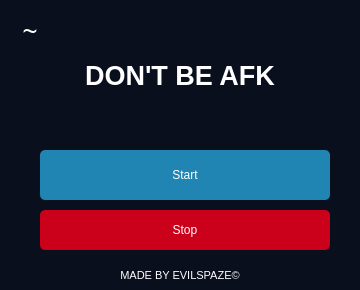
<?xml version="1.0" encoding="UTF-8"?>
<ui version="4.0">
 <class>Form</class>
 <widget class="QWidget" name="Form">
  <property name="geometry">
   <rect>
    <x>0</x>
    <y>0</y>
    <width>360</width>
    <height>290</height>
   </rect>
  </property>
  <property name="minimumSize">
   <size>
    <width>360</width>
    <height>290</height>
   </size>
  </property>
  <property name="maximumSize">
   <size>
    <width>360</width>
    <height>290</height>
   </size>
  </property>
  <property name="windowTitle">
   <string>Form</string>
  </property>
  <property name="styleSheet">
   <string notr="true">background-color: rgb(10, 15, 30);</string>
  </property>
  <widget class="QStackedWidget" name="Windows">
   <property name="geometry">
    <rect>
     <x>0</x>
     <y>0</y>
     <width>360</width>
     <height>290</height>
    </rect>
   </property>
   <property name="currentIndex">
    <number>0</number>
   </property>
   <widget class="QWidget" name="main_win">
    <widget class="QPushButton" name="start_btn">
     <property name="geometry">
      <rect>
       <x>40</x>
       <y>150</y>
       <width>290</width>
       <height>50</height>
      </rect>
     </property>
     <property name="styleSheet">
      <string notr="true">QPushButton#start_btn{
	background-color: rgb(33, 133, 179);
	color: rgb(255, 255, 255);
	border-radius: 5px;
}

QPushButton#start_btn:hover{
	background-color: rgb(144, 65, 255);
	color: rgb(255, 255, 255);
}

QPushButton#start_btn:pressed{
	background-color: rgb(255, 255, 255);
	color: rgb(10, 15, 30);
}</string>
     </property>
     <property name="text">
      <string>Start</string>
     </property>
    </widget>
    <widget class="QPushButton" name="stop_btn">
     <property name="geometry">
      <rect>
       <x>40</x>
       <y>210</y>
       <width>290</width>
       <height>40</height>
      </rect>
     </property>
     <property name="styleSheet">
      <string notr="true">QPushButton#stop_btn{
	background-color: rgb(203, 0, 27);
	color: rgb(255, 255, 255);
	border-radius: 5px;
}

QPushButton#stop_btn:hover{
	
	background-color: rgb(113, 8, 62);
	color: rgb(255, 255, 255);
}

QPushButton#stop_btn:pressed{
	background-color: rgb(255, 255, 255);
	color: rgb(10, 15, 30);
}</string>
     </property>
     <property name="text">
      <string>Stop</string>
     </property>
    </widget>
    <widget class="QLabel" name="title_main">
     <property name="geometry">
      <rect>
       <x>0</x>
       <y>50</y>
       <width>360</width>
       <height>50</height>
      </rect>
     </property>
     <property name="font">
      <font>
       <pointsize>20</pointsize>
       <weight>75</weight>
       <bold>true</bold>
      </font>
     </property>
     <property name="styleSheet">
      <string notr="true">color: rgb(255, 255, 255);</string>
     </property>
     <property name="text">
      <string>DON'T BE AFK</string>
     </property>
     <property name="alignment">
      <set>Qt::AlignCenter</set>
     </property>
    </widget>
    <widget class="QLabel" name="made_by_label">
     <property name="geometry">
      <rect>
       <x>0</x>
       <y>260</y>
       <width>360</width>
       <height>30</height>
      </rect>
     </property>
     <property name="font">
      <font>
       <pointsize>8</pointsize>
       <weight>50</weight>
       <bold>false</bold>
      </font>
     </property>
     <property name="styleSheet">
      <string notr="true">color: rgb(255, 255, 255);</string>
     </property>
     <property name="text">
      <string>MADE BY EVILSPAZE©</string>
     </property>
     <property name="alignment">
      <set>Qt::AlignCenter</set>
     </property>
    </widget>
    <widget class="QPushButton" name="settings_btn">
     <property name="geometry">
      <rect>
       <x>10</x>
       <y>10</y>
       <width>40</width>
       <height>40</height>
      </rect>
     </property>
     <property name="font">
      <font>
       <family>dripicons-v2</family>
       <pointsize>20</pointsize>
      </font>
     </property>
     <property name="styleSheet">
      <string notr="true">QPushButton#settings_btn{
	color:rgb(255, 255, 255);
	border-radius:1px;
}

QPushButton#settings_btn:hover{
	color:rgb(33, 133, 179);
}</string>
     </property>
     <property name="text">
      <string>~</string>
     </property>
     <property name="iconSize">
      <size>
       <width>30</width>
       <height>30</height>
      </size>
     </property>
    </widget>
   </widget>
   <widget class="QWidget" name="info">
    <widget class="QPushButton" name="back_btn">
     <property name="geometry">
      <rect>
       <x>10</x>
       <y>10</y>
       <width>40</width>
       <height>40</height>
      </rect>
     </property>
     <property name="font">
      <font>
       <family>dripicons-v2</family>
       <pointsize>20</pointsize>
      </font>
     </property>
     <property name="styleSheet">
      <string notr="true">QPushButton#back_btn{
	color:rgb(255, 255, 255);
	border-radius:1px;
}

QPushButton#back_btn:hover{
	color:rgb(33, 133, 179);
}</string>
     </property>
     <property name="text">
      <string>q</string>
     </property>
     <property name="iconSize">
      <size>
       <width>30</width>
       <height>30</height>
      </size>
     </property>
    </widget>
    <widget class="QPushButton" name="start_key_bind_btn">
     <property name="geometry">
      <rect>
       <x>230</x>
       <y>140</y>
       <width>80</width>
       <height>30</height>
      </rect>
     </property>
     <property name="styleSheet">
      <string notr="true">QPushButton#start_key_bind_btn{
	
	color: rgb(10, 15, 30);
	background-color: rgb(255, 255, 255);
	border-top-right-radius: 10px;
    border-bottom-right-radius: 10px;
}

QPushButton#start_key_bind_btn:hover{
	color:rgb(33, 133, 179);
}</string>
     </property>
     <property name="text">
      <string>F8</string>
     </property>
    </widget>
    <widget class="QLabel" name="start_label">
     <property name="geometry">
      <rect>
       <x>50</x>
       <y>140</y>
       <width>180</width>
       <height>30</height>
      </rect>
     </property>
     <property name="styleSheet">
      <string notr="true">background-color: rgb(33, 133, 179);
color: rgb(255, 255, 255);

border-top-left-radius: 10px;
border-bottom-left-radius: 10px;</string>
     </property>
     <property name="text">
      <string>start AFK</string>
     </property>
     <property name="alignment">
      <set>Qt::AlignCenter</set>
     </property>
    </widget>
    <widget class="QLabel" name="stop_label">
     <property name="geometry">
      <rect>
       <x>50</x>
       <y>180</y>
       <width>180</width>
       <height>30</height>
      </rect>
     </property>
     <property name="styleSheet">
      <string notr="true">background-color: rgb(203, 0, 27);
color: rgb(255, 255, 255);

border-top-left-radius: 10px;
border-bottom-left-radius: 10px;</string>
     </property>
     <property name="text">
      <string>stop AFK</string>
     </property>
     <property name="alignment">
      <set>Qt::AlignCenter</set>
     </property>
    </widget>
    <widget class="QPushButton" name="stop_key_bind_btn">
     <property name="geometry">
      <rect>
       <x>230</x>
       <y>180</y>
       <width>80</width>
       <height>30</height>
      </rect>
     </property>
     <property name="styleSheet">
      <string notr="true">QPushButton#stop_key_bind_btn{
	
	color:rgb(10, 15, 30);
	background-color: rgb(255, 255, 255);
	border-top-right-radius: 10px;
    border-bottom-right-radius: 10px;
}

QPushButton#stop_key_bind_btn:hover{
	color:rgb(203, 0, 27);
}</string>
     </property>
     <property name="text">
      <string>F8</string>
     </property>
    </widget>
    <widget class="QLabel" name="made_by_label_2">
     <property name="geometry">
      <rect>
       <x>0</x>
       <y>260</y>
       <width>360</width>
       <height>30</height>
      </rect>
     </property>
     <property name="font">
      <font>
       <pointsize>8</pointsize>
       <weight>50</weight>
       <bold>false</bold>
      </font>
     </property>
     <property name="styleSheet">
      <string notr="true">color: rgb(255, 255, 255);</string>
     </property>
     <property name="text">
      <string>MADE BY EVILSPAZE©</string>
     </property>
     <property name="alignment">
      <set>Qt::AlignCenter</set>
     </property>
    </widget>
    <widget class="QLabel" name="error_label">
     <property name="geometry">
      <rect>
       <x>0</x>
       <y>210</y>
       <width>360</width>
       <height>20</height>
      </rect>
     </property>
     <property name="font">
      <font>
       <pointsize>8</pointsize>
       <weight>50</weight>
       <bold>false</bold>
      </font>
     </property>
     <property name="styleSheet">
      <string notr="true">color: rgb(203, 0, 27);</string>
     </property>
     <property name="text">
      <string/>
     </property>
     <property name="alignment">
      <set>Qt::AlignCenter</set>
     </property>
    </widget>
    <widget class="QLabel" name="guide_label">
     <property name="geometry">
      <rect>
       <x>0</x>
       <y>110</y>
       <width>360</width>
       <height>15</height>
      </rect>
     </property>
     <property name="font">
      <font>
       <pointsize>9</pointsize>
       <weight>50</weight>
       <bold>false</bold>
      </font>
     </property>
     <property name="styleSheet">
      <string notr="true">color: rgb(255, 255, 255);</string>
     </property>
     <property name="text">
      <string>Don't press on multiple keys while you are picking keybind</string>
     </property>
     <property name="alignment">
      <set>Qt::AlignCenter</set>
     </property>
    </widget>
    <widget class="QLabel" name="title_settings">
     <property name="geometry">
      <rect>
       <x>0</x>
       <y>50</y>
       <width>360</width>
       <height>50</height>
      </rect>
     </property>
     <property name="font">
      <font>
       <pointsize>20</pointsize>
       <weight>75</weight>
       <bold>true</bold>
      </font>
     </property>
     <property name="styleSheet">
      <string notr="true">color: rgb(255, 255, 255);</string>
     </property>
     <property name="text">
      <string>SETTINGS</string>
     </property>
     <property name="alignment">
      <set>Qt::AlignCenter</set>
     </property>
    </widget>
    <widget class="QLabel" name="on_press_label">
     <property name="geometry">
      <rect>
       <x>0</x>
       <y>0</y>
       <width>360</width>
       <height>290</height>
      </rect>
     </property>
     <property name="font">
      <font>
       <pointsize>20</pointsize>
       <weight>75</weight>
       <italic>false</italic>
       <bold>true</bold>
       <underline>false</underline>
       <strikeout>false</strikeout>
       <stylestrategy>PreferDefault</stylestrategy>
       <kerning>true</kerning>
      </font>
     </property>
     <property name="styleSheet">
      <string notr="true">background-color: rgba(0, 0, 0, 150);
color: rgb(255, 255, 255);</string>
     </property>
     <property name="text">
      <string>PRESS ON A BUTTON</string>
     </property>
     <property name="alignment">
      <set>Qt::AlignCenter</set>
     </property>
    </widget>
    <zorder>back_btn</zorder>
    <zorder>start_label</zorder>
    <zorder>stop_label</zorder>
    <zorder>stop_key_bind_btn</zorder>
    <zorder>start_key_bind_btn</zorder>
    <zorder>made_by_label_2</zorder>
    <zorder>error_label</zorder>
    <zorder>guide_label</zorder>
    <zorder>title_settings</zorder>
    <zorder>on_press_label</zorder>
   </widget>
  </widget>
 </widget>
 <resources/>
 <connections/>
</ui>
